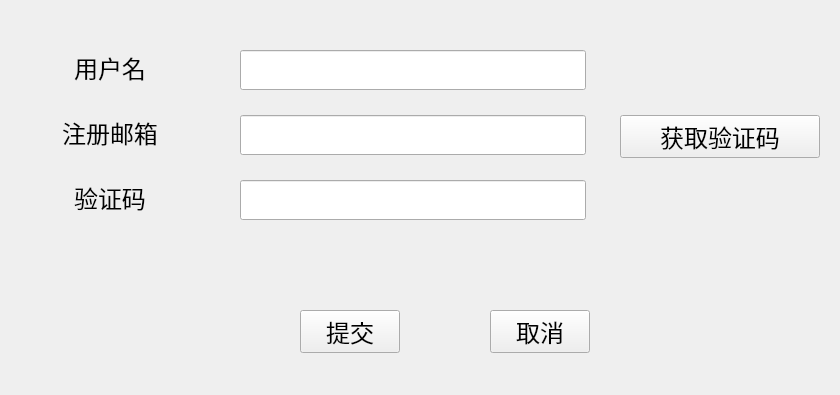
<?xml version="1.0" encoding="UTF-8"?>
<ui version="4.0">
 <class>Forget_password</class>
 <widget class="QWidget" name="Forget_password">
  <property name="geometry">
   <rect>
    <x>0</x>
    <y>0</y>
    <width>840</width>
    <height>395</height>
   </rect>
  </property>
  <property name="maximumSize">
   <size>
    <width>840</width>
    <height>395</height>
   </size>
  </property>
  <property name="font">
   <font>
    <family>宋体</family>
    <pointsize>18</pointsize>
   </font>
  </property>
  <property name="windowTitle">
   <string>忘记密码</string>
  </property>
  <widget class="QLabel" name="forget_username_label">
   <property name="geometry">
    <rect>
     <x>10</x>
     <y>50</y>
     <width>200</width>
     <height>36</height>
    </rect>
   </property>
   <property name="text">
    <string>&lt;html&gt;&lt;head/&gt;&lt;body&gt;&lt;p align=&quot;center&quot;&gt;&lt;span style=&quot; font-size:18pt;&quot;&gt;用户名&lt;/span&gt;&lt;/p&gt;&lt;/body&gt;&lt;/html&gt;</string>
   </property>
  </widget>
  <widget class="QLabel" name="forget_email_label">
   <property name="geometry">
    <rect>
     <x>10</x>
     <y>115</y>
     <width>200</width>
     <height>36</height>
    </rect>
   </property>
   <property name="text">
    <string>&lt;html&gt;&lt;head/&gt;&lt;body&gt;&lt;p align=&quot;center&quot;&gt;&lt;span style=&quot; font-size:18pt;&quot;&gt;注册邮箱&lt;/span&gt;&lt;/p&gt;&lt;/body&gt;&lt;/html&gt;</string>
   </property>
  </widget>
  <widget class="QLineEdit" name="forget_username_edit">
   <property name="geometry">
    <rect>
     <x>240</x>
     <y>50</y>
     <width>346</width>
     <height>40</height>
    </rect>
   </property>
   <property name="font">
    <font>
     <pointsize>14</pointsize>
    </font>
   </property>
   <property name="clearButtonEnabled">
    <bool>true</bool>
   </property>
  </widget>
  <widget class="QLineEdit" name="forget_email_edit">
   <property name="geometry">
    <rect>
     <x>240</x>
     <y>115</y>
     <width>346</width>
     <height>40</height>
    </rect>
   </property>
   <property name="font">
    <font>
     <pointsize>14</pointsize>
    </font>
   </property>
   <property name="clearButtonEnabled">
    <bool>true</bool>
   </property>
  </widget>
  <widget class="QPushButton" name="forget_submit_btn">
   <property name="geometry">
    <rect>
     <x>300</x>
     <y>310</y>
     <width>100</width>
     <height>43</height>
    </rect>
   </property>
   <property name="font">
    <font>
     <family>宋体</family>
     <pointsize>18</pointsize>
     <weight>50</weight>
     <italic>false</italic>
     <bold>false</bold>
     <strikeout>false</strikeout>
    </font>
   </property>
   <property name="toolTip">
    <string>&lt;html&gt;&lt;head/&gt;&lt;body&gt;&lt;p&gt;&lt;span style=&quot; font-size:20pt;&quot;&gt;提交验证信息&lt;/span&gt;&lt;/p&gt;&lt;/body&gt;&lt;/html&gt;</string>
   </property>
   <property name="text">
    <string>提交</string>
   </property>
  </widget>
  <widget class="QLabel" name="forget_verification_code_label">
   <property name="geometry">
    <rect>
     <x>10</x>
     <y>180</y>
     <width>200</width>
     <height>36</height>
    </rect>
   </property>
   <property name="text">
    <string>&lt;html&gt;&lt;head/&gt;&lt;body&gt;&lt;p align=&quot;center&quot;&gt;&lt;span style=&quot; font-size:18pt;&quot;&gt;验证码&lt;/span&gt;&lt;/p&gt;&lt;/body&gt;&lt;/html&gt;</string>
   </property>
  </widget>
  <widget class="QLineEdit" name="forget_verification_code_edit">
   <property name="geometry">
    <rect>
     <x>240</x>
     <y>180</y>
     <width>346</width>
     <height>40</height>
    </rect>
   </property>
   <property name="font">
    <font>
     <pointsize>14</pointsize>
    </font>
   </property>
   <property name="clearButtonEnabled">
    <bool>true</bool>
   </property>
  </widget>
  <widget class="QPushButton" name="forget_get_verification_btn">
   <property name="geometry">
    <rect>
     <x>620</x>
     <y>115</y>
     <width>200</width>
     <height>43</height>
    </rect>
   </property>
   <property name="font">
    <font>
     <family>宋体</family>
     <pointsize>18</pointsize>
     <weight>50</weight>
     <italic>false</italic>
     <bold>false</bold>
     <strikeout>false</strikeout>
    </font>
   </property>
   <property name="toolTip">
    <string>&lt;html&gt;&lt;head/&gt;&lt;body&gt;&lt;p&gt;&lt;span style=&quot; font-size:20pt;&quot;&gt;邮箱获取验证码&lt;/span&gt;&lt;/p&gt;&lt;/body&gt;&lt;/html&gt;</string>
   </property>
   <property name="text">
    <string>获取验证码</string>
   </property>
  </widget>
  <widget class="QPushButton" name="forget_cancle_btn">
   <property name="geometry">
    <rect>
     <x>490</x>
     <y>310</y>
     <width>100</width>
     <height>43</height>
    </rect>
   </property>
   <property name="font">
    <font>
     <family>宋体</family>
     <pointsize>18</pointsize>
     <weight>50</weight>
     <italic>false</italic>
     <bold>false</bold>
     <strikeout>false</strikeout>
    </font>
   </property>
   <property name="toolTip">
    <string>&lt;html&gt;&lt;head/&gt;&lt;body&gt;&lt;p&gt;&lt;span style=&quot; font-size:20pt;&quot;&gt;取消验证&lt;/span&gt;&lt;/p&gt;&lt;/body&gt;&lt;/html&gt;</string>
   </property>
   <property name="text">
    <string>取消</string>
   </property>
  </widget>
  <widget class="QLabel" name="forget_tooltip_label">
   <property name="geometry">
    <rect>
     <x>210</x>
     <y>245</y>
     <width>600</width>
     <height>45</height>
    </rect>
   </property>
  </widget>
 </widget>
 <resources/>
 <connections/>
</ui>
